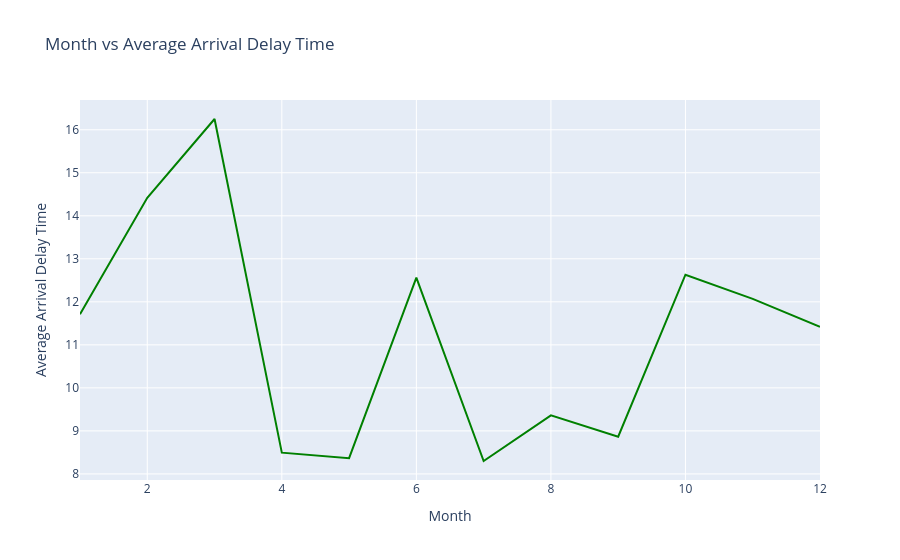

Source (notebook cell):
### Code cell
# Sample line graph
grouped = airline_data.loc[2010,['Month','ArrDelayMinutes']].groupby('Month').mean().reset_index()
px.line(grouped, x='Month', y='ArrDelayMinutes',
        title='Month vs Average Arrival Delay Time',
        labels={'ArrDelayMinutes':'Average Arrival Delay Time'},
        color_discrete_sequence=['green'])

### Figure 1 — Plotly figure (JSON) as saved in the notebook; plotly's stock layout.template omitted (floating-point values rounded to 4 significant figures)
{"data": [{"hovertemplate": "Month=%{x}<br>Average Arrival Delay Time=%{y}<extra></extra>", "legendgroup": "", "line": {"color": "green", "dash": "solid"}, "marker": {"symbol": "circle"}, "mode": "lines", "name": "", "orientation": "v", "showlegend": false, "type": "scatter", "x": [1, 2, 3, 4, 5, 6, 7, 8, 9, 10, 11, 12], "xaxis": "x", "y": [11.71, 14.42, 16.25, 8.494, 8.365, 12.56, 8.3, 9.362, 8.864, 12.63, 12.07, 11.42], "yaxis": "y"}], "layout": {"legend": {"tracegroupgap": 0}, "title": {"text": "Month vs Average Arrival Delay Time"}, "xaxis": {"anchor": "y", "domain": [0, 1], "title": {"text": "Month"}}, "yaxis": {"anchor": "x", "domain": [0, 1], "title": {"text": "Average Arrival Delay Time"}}}}
